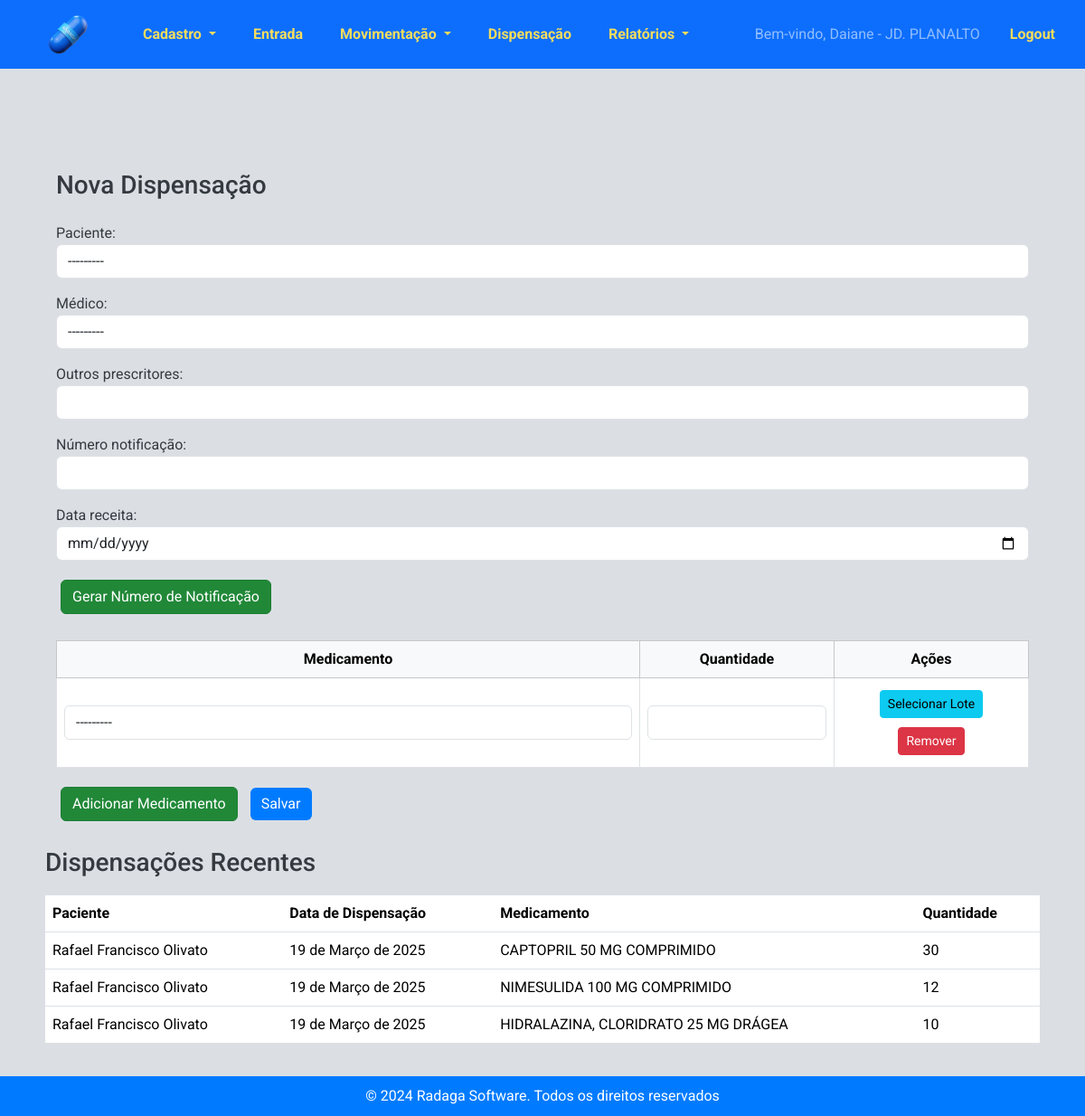
The page /estoque/dispensacoes/nova/ (signed in) on the database its author committed.
### estoque/models.py (models this page shows, shortened)
class Profile(models.Model):
    user = models.OneToOneField(User, on_delete=models.CASCADE, default=1)
    estabelecimento = models.ForeignKey('Estabelecimento', on_delete=models.SET_NULL, null=True, blank=True)

class Estabelecimento(models.Model):
    TIPOS_ESTABELECIMENTO = [
        ('Farmacia', 'Farmácia'),
        ('Almoxarifado Central', 'Almoxarifado Central'),
    ]
    nome = models.CharField(max_length=255)
    codigo_cnes = models.CharField(max_length=20)
    farmaceutico_responsavel = models.CharField(max_length=255)
    imagem_logotipo = models.ImageField(upload_to='logotipos/')
    tipo_estabelecimento = models.CharField(max_length=20, choices=TIPOS_ESTABELECIMENTO)

class Dispensacao(models.Model):
    paciente = models.ForeignKey('Paciente', on_delete=models.CASCADE)
    medico = models.ForeignKey('Medico', on_delete=models.SET_NULL, null=True, blank=True,  verbose_name="Médico")
    outros_prescritores = models.CharField(max_length=255, blank=True, null=True)
    numero_notificacao = models.CharField(max_length=6, blank=True, null=True, verbose_name="Número notificação")
    data_receita = models.DateField(default=timezone.now)
    data_dispensacao = models.DateField(auto_now_add=True)

class Paciente(models.Model):
    nome = models.CharField(max_length=100)
    nome_mae = models.CharField(max_length=100, verbose_name="Nome da mãe")
    cns = models.CharField(max_length=15, unique=True, verbose_name="CNS")
    cpf = models.CharField(max_length=11, unique=True, verbose_name="CPF")
    data_nascimento = models.DateField()
    def __str__(self):
        return self.nome

class DispensacaoMedicamento(models.Model):
    dispensacao = models.ForeignKey('Dispensacao', related_name='medicamentos', on_delete=models.CASCADE)
    medicamento = models.ForeignKey('Medicamento', on_delete=models.CASCADE)
    quantidade = models.PositiveIntegerField()

class Medicamento(models.Model):
    LISTA_CHOICES = [
        ('A', 'Lista A'),
        ('B', 'Lista B'),
        ('C', 'Lista C'),
    ]
    codigo_identificacao = models.CharField(max_length=100, blank=True, null=True)
    nome = models.CharField(max_length=255, blank=True, null=True)
    psicotropico = models.CharField(max_length=1, choices=LISTA_CHOICES, blank=True, null=True, verbose_name="Psicotrópico")
    def __str__(self):
        return self.nome

### estoque/views.py (the view)
# urls.py: path('dispensacoes/nova/', views.nova_dispensacao, name='nova_dispensacao'),
@login_required
def nova_dispensacao(request):
    usuario = request.user  # Obtém o usuário logado
    try:
        estabelecimento = usuario.profile.estabelecimento
    except AttributeError:
        messages.error(request, "Seu usuário não está associado a um estabelecimento.")
        return redirect("listar_dispensacoes")
    if request.method == "POST":
        form = DispensacaoForm(request.POST)
        formset = DispensacaoMedicamentoFormSet(request.POST)
        if form.is_valid() and formset.is_valid():
            with transaction.atomic():  # Garante que todas as operações sejam concluídas corretamente
                dispensacao = form.save(commit=False)
                dispensacao.usuario = usuario  # Registra o usuário que fez a dispensação
                dispensacao.save()
                medicamentos = formset.save(commit=False)
                for medicamento in medicamentos:
                    medicamento.dispensacao = dispensacao
                    try:
                        estoque = Estoque.objects.get(
                            medicamento=medicamento.medicamento, estabelecimento=estabelecimento
                        )
                    except Estoque.DoesNotExist:
                        messages.error(request, f"Estoque não encontrado para {medicamento.medicamento} no {estabelecimento}!")
                        return redirect("nova_dispensacao")
                    if estoque.quantidade < medicamento.quantidade:
                        messages.error(request, f"Estoque insuficiente para {medicamento.medicamento}!")
                        return redirect("nova_dispensacao")
                    print(f"Antes da atualização: {estoque.medicamento.nome} - Estoque: {estoque.quantidade}")
                    estoque.quantidade -= medicamento.quantidade
                    estoque.save()
                    print(f"Depois da atualização: {estoque.medicamento.nome} - Estoque: {estoque.quantidade}")
                    detalhes_estoque = DetalhesMedicamento.objects.filter(
                        medicamento=medicamento.medicamento,
                        quantidade__gt=0,
                        estabelecimento=estabelecimento  # Filtra pelo mesmo estabelecimento
                    ).order_by("validade")  # Usa os lotes mais antigos primeiro
                    quantidade_a_reduzir = medicamento.quantidade
                    for lote in detalhes_estoque:
                        if quantidade_a_reduzir <= 0:
                            break  # Se toda a quantidade já foi retirada, sai do loop
                        print(f"Antes da atualização do lote: {lote.medicamento.nome} - Lote: {lote.lote} - Quantidade: {lote.quantidade}")
                        if lote.quantidade >= quantidade_a_reduzir:
                            lote.quantidade -= quantidade_a_reduzir
                            lote.save()
                            quantidade_a_reduzir = 0
                        else:
                            quantidade_a_reduzir -= lote.quantidade
                            lote.quantidade = 0
                            lote.save()
                        print(f"Depois da atualização do lote: {lote.medicamento.nome} - Lote: {lote.lote} - Quantidade: {lote.quantidade}")
                    medicamento.save()  # Salva a dispensação após a atualização do estoque
                messages.success(request, "Dispensação registrada e estoque atualizado com sucesso!")
                return redirect("listar_dispensacoes")
    else:
        medicamentos_com_estoque = Medicamento.objects.filter(
            estoques_medicamento__quantidade__gt=0,  # Busca medicamentos disponíveis no estoque geral
            estoques_medicamento__estabelecimento=estabelecimento,  # Apenas do estabelecimento do usuário
        ).distinct()
    form = DispensacaoForm()
    formset = DispensacaoMedicamentoFormSet(queryset=DispensacaoMedicamento.objects.none())
    medicamentos_json = json.dumps(
        [{"id": med.id, "nome": med.nome} for med in medicamentos_com_estoque]
    )
    dispensacoes_recentes = Dispensacao.objects.all().order_by("-data_dispensacao")[:3]
    return render(
        request,
        "estoque/nova_dispensacao.html",
        {
            "form": form,
            "formset": formset,
            "medicamentos_disponiveis": mark_safe(medicamentos_json),
            "dispensacoes_recentes": dispensacoes_recentes,
        },
    )

### estoque/forms.py
class DispensacaoForm(forms.ModelForm):
    class Meta:
        model = Dispensacao
        fields = ['paciente', 'medico', 'outros_prescritores', 'numero_notificacao', 'data_receita']
        widgets = {
            'paciente': forms.Select(attrs={'class': 'form-control'}),
            'medico': forms.Select(attrs={'class': 'form-control'}),
            'outros_prescritores': forms.TextInput(attrs={'class': 'form-control'}),
            'numero_notificacao': forms.TextInput(attrs={'class': 'form-control'}),
            'data_receita': forms.DateInput(attrs={'type': 'date', 'class': 'form-control'}),
        }

### estoque/models.py (called while the page is built)
    def __str__(self):
        return self.nome_completo

### estoque/templates/estoque/nova_dispensacao.html (shortened to what this page needs)
{% extends 'estoque/base.html' %}
{% block content %}
<div class="container mt-5">
    <h3 class="mb-4">Nova Dispensação</h3>
    <form method="post">
        {{ form.as_p }}
       <button type="button" class="btn btn-secondary" id="generate-notification-number">Gerar Número de Notificação</button>
        <br><br>
        <table class="table table-bordered text-center align-middle" id="medicamentos-table">
            <thead class="table-light">
                <tr>
                    <th style="width: 60%;">Medicamento</th>
                    <th style="width: 20%;">Quantidade</th>
                    <th style="width: 20%;">Ações</th>
                </tr>
            </thead>
            <tbody>
                {% for form in formset %}
                <tr>
                    <td>{{ form.medicamento }}</td>
                    <td>{{ form.quantidade }}</td>
                    <td>
                        <button type="button" class="btn btn-info btn-sm select-lote">Selecionar Lote</button>
                        <button type="button" class="btn btn-danger btn-sm remove-form-row">Remover</button>
                    </td>
                </tr>
                {% endfor %}
            </tbody>
        </table>
        <button type="button" class="btn btn-secondary" id="add-medicamento">Adicionar Medicamento</button>
        <button type="submit" class="btn btn-primary">Salvar</button>
    </form>
</div>
<br>
<h3>Dispensações Recentes</h3>
<table class="table">
    <thead>
        <tr>
            <th>Paciente</th>
            <th>Data de Dispensação</th>
            <th>Medicamento</th>
            <th>Quantidade</th>
        </tr>
    </thead>
    <tbody>
        {% for dispensacao in dispensacoes_recentes %}
            {% for item in dispensacao.medicamentos.all %}
                <tr>
                    {% if forloop.first %}
                        <td rowspan="{{ dispensacao.medicamentos.count }}">{{ dispensacao.paciente.nome }}</td>
                    {% endif %}
                    <td>{{ dispensacao.data_dispensacao }}</td>
                    <td>{{ item.medicamento.nome }}</td>
                    <td>{{ item.quantidade }}</td>
                </tr>
            {% endfor %}
        {% empty %}
            <tr>
                <td colspan="4">Nenhuma dispensação registrada ainda.</td>
            </tr>
        {% endfor %}
    </tbody>
</table>
{% endblock %}

### estoque/templates/estoque/base.html (shortened to what this page needs)
<!DOCTYPE html>
<html>
<head>
    {% load static %}
    <link rel="stylesheet"
    href="https://cdnjs.cloudflare.com/ajax/libs/bootstrap-datepicker/1.9.0/css/bootstrap-datepicker.min.css">
<link href="https://cdn.jsdelivr.net/npm/bootstrap@5.3.3/dist/css/bootstrap.min.css" rel="stylesheet">
<link rel="stylesheet" href="{% static 'estoque/css/styles.css' %}">
<link href="https://cdn.jsdelivr.net/npm/select2@4.1.0-rc.0/dist/css/select2.min.css" rel="stylesheet" />
<link href="https://cdnjs.cloudflare.com/ajax/libs/bootstrap-icons/1.10.0/font/bootstrap-icons.min.css" rel="stylesheet">
</head>
<body>
    <nav class="navbar navbar-expand-lg navbar-dark bg-primary">
        <a href="{% url 'nova_dispensacao' %}">
            <img src="{% static 'estoque/pill.png' %}" alt="UML" style="margin: 5px 50px;height: 50px;" />
        </a>
        <div class="collapse navbar-collapse" id="navbarNav">
            <ul class="navbar-nav">
                <li class="nav-item dropdown">
                    <a class="nav-link dropdown-toggle" href="#" role="button" id="cadastroDropdown" role="button"
                        data-bs-toggle="dropdown" aria-haspopup="true" aria-expanded="false">
                        Cadastro
                    </a>
                </li>
                <li class="nav-item">
                    <a class="nav-link" href="{% url 'entrada_estoque' %}">Entrada</a>
                </li>
                <li class="nav-item dropdown">
                    <a class="nav-link dropdown-toggle" href="#" id="saidasDropdown" role="button"
                        data-bs-toggle="dropdown" aria-haspopup="true" aria-expanded="false">
                        Movimentação
                    </a>
                </li>
                <li class="nav-item">
                    <a class="nav-link" href="{% url 'nova_dispensacao' %}">Dispensação</a>
                </li>
                <li class="nav-item dropdown">
                    <a class="nav-link dropdown-toggle" href="#" id="relatoriosDropdown" role="button"
                        data-bs-toggle="dropdown" aria-haspopup="true" aria-expanded="false">
                        Relatórios
                    </a>
                </li>
            </ul>
            <ul class="navbar-nav ms-auto">
                {% if user.is_authenticated %}
                <li class="nav-item">
                    <span class="navbar-text">Bem-vindo, {{ user.username }} -
                        {% if user.profile.estabelecimento %}
                            {{ user.profile.estabelecimento.nome }}
                        {% endif %}
                    </span>
                </li>
                <li class="nav-item">
                    <a class="nav-link" href="#"
                        onclick="event.preventDefault(); document.getElementById('logout-form').submit();">
                        Logout
                    </a>
                </li>
                {% else %}
                <li class="nav-item">
                    <a class="nav-link" href="{% url 'login' %}">
                        <i class="bi bi-box-arrow-in-right"></i> Login
                    </a>
                </li>
                {% endif %}
            </ul>
        </div>
    </nav>
    <br>
    <div class="container content">
        {% block content %}{% endblock %}
    </div>
    <footer>
        &copy; 2024 Radaga Software. Todos os direitos reservados
    </footer>
</body>
</html>

### estoque/static/estoque/css/styles.css (style rules this page uses)
html, body { height: 100%; margin: 0; padding: 0; font-family: 'Roboto', sans-serif; background-color: #dbdfe4; color: #343a40; display: flex; flex-direction: column; }
.navbar { background-color: #007bff; margin-bottom: 0; align-items: center; }
.navbar .navbar-brand, .navbar .nav-link { color: #F5DD5D !important; font-weight: bold; font-family: 'Roboto', sans-serif; }
.navbar .navbar-nav .nav-item { margin-right: 25px; }
.navbar-collapse { justify-content: center; }
.navbar img { vertical-align: middle; }
.navbar-text { line-height: 40px; margin-left: 10px; }
.navbar .navbar-nav.ms-auto { margin-left: auto; }
.content { flex: 1; padding: 20px; }
footer { background-color: #007bff; color: #ffffff; padding: 10px 0; text-align: center; width: 100%; margin-top: auto; }
.container { margin-top: 20px; }
.btn-primary { background-color: #007bff; border: none; }
.btn { margin: 5px; }
.btn-secondary { background-color: #218838; border-color: #1e7e34; }
h1, h2, h3, h4, h5, h6 { font-family: 'Roboto', sans-serif; color: #343a40; margin-bottom: 20px; }
h3 { font-size: 1.75rem; }

### rows shown on the page
Dispensacao: paciente.nome "Rafael Francisco Olivato", data_dispensacao "19 de Março de 2025"
DispensacaoMedicamento: medicamento.nome "CAPTOPRIL 50 MG COMPRIMIDO", quantidade "30"
Dispensacao: paciente.nome "Rafael Francisco Olivato", data_dispensacao "19 de Março de 2025"
DispensacaoMedicamento: medicamento.nome "NIMESULIDA 100 MG COMPRIMIDO", quantidade "12"
Dispensacao: paciente.nome "Rafael Francisco Olivato", data_dispensacao "19 de Março de 2025"
DispensacaoMedicamento: medicamento.nome "HIDRALAZINA, CLORIDRATO 25 MG DRÁGEA", quantidade "10"

### other values the page prints
{{ user.username }} "Daiane"
{{ user.profile.estabelecimento.nome }} "JD. PLANALTO"
